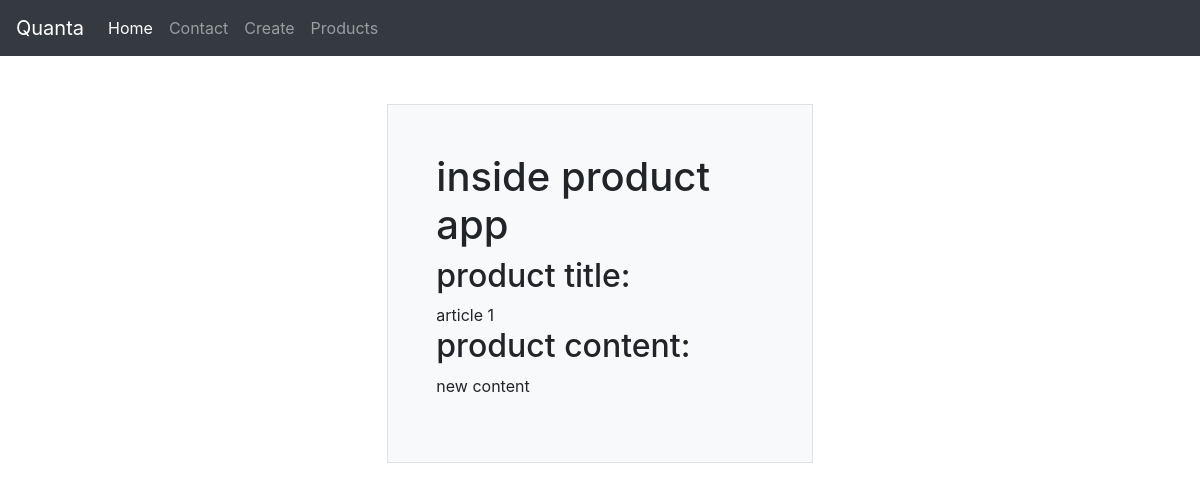
The app's page /article/1/, older data.
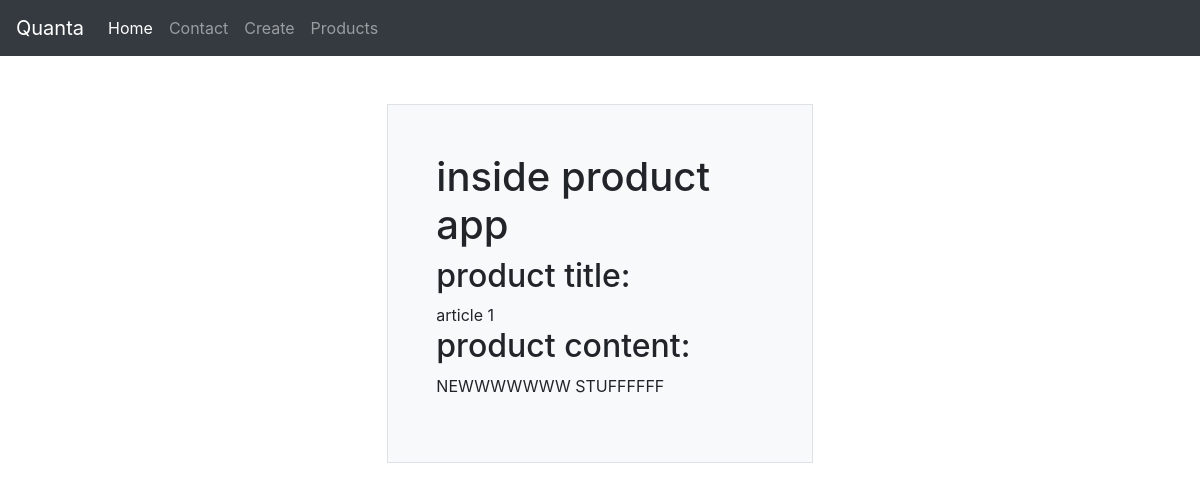
The same page, newer data.
### Blog/models.py (models this page shows, shortened)
class Article(models.Model):
    title = models.CharField(max_length = 120)
    content = models.TextField(blank=True, null=False)
    active = models.BooleanField(default = False)

### Blog/views.py (the view)
# urls.py: path('<int:id>/', article_detail_view, name = 'article-detail'),
def article_detail_view(request, id):
    obj = get_object_or_404(Article, id = id)
    context = {
        'object': obj,
    }
    return render(request, 'articles/articles_detail.html', context)

### Blog/templates/articles/articles_detail.html
{% extends 'base.html' %}
{% block content %}
<h1> inside product app </h1>
<h2> product title: </h2>
{{ object.title }}
<h2> product content: </h2>
<p>{% if object.content %}
    {{ object.content }}
{% else %}
<h3> content not found </h3>
{% endif %}</p>
{% endblock content %}

Row changes from the older to the newer data that the page shows:
changed Article "article 1": content "new content" → "NEWWWWWWW STUFFFFFF"
